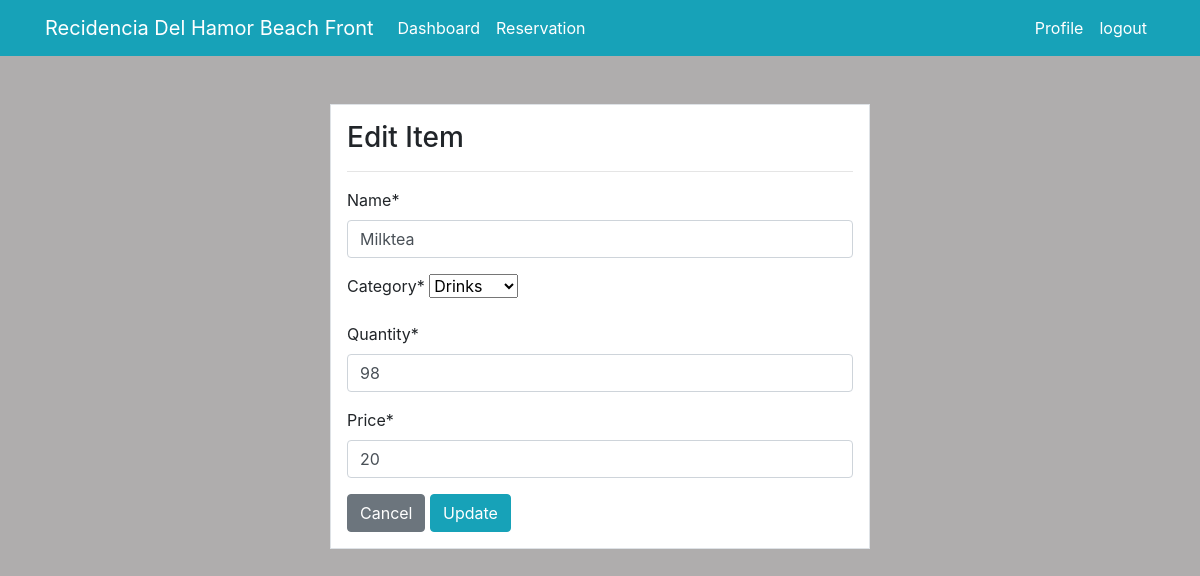
The page /product/update/25/ (signed in) on the database its author committed.
### dashboard/models.py (models this page shows, shortened)
class Product(models.Model):
    name = models.CharField(max_length=100, null=True)
    category = models.CharField(max_length=20, choices=CATEGORY, null=True)
    quantity = models.PositiveIntegerField(null=True)
    price = models.IntegerField(null=True)
    class Meta:
        verbose_name_plural = 'Products'

### dashboard/views.py (the view)
# urls.py: path('product/update/<int:pk>/', views.product_update, name="dashboard-product-update"),
@login_required
def product_update(request, pk):
    item = Product.objects.get(id=pk)
    if request.method == 'POST':
        form = ProductForm(request.POST, instance=item)
        if form.is_valid():
            form.save()
        return redirect('dashboard-product')
    else:
        form = ProductForm(instance=item)
    context = {
        'form': form,
    }
    return render(request, 'dashboard/product_update.html', context)

### dashboard/forms.py
class ProductForm(forms.ModelForm):
    class Meta:
        model = Product
        fields = ['name', 'category', 'quantity', 'price']

### templates/dashboard/product_update.html (shortened to what this page needs)
{% extends 'partials/base.html' %}
{% load crispy_forms_tags %}
{% block content %}
    <div class="container">
        <div class="row mt-5">
            <div class="col-md-6 offset-md-3">
                <div class="border bg-white p-3">
                    <h3>Edit Item</h3>
                    <hr>
                    <form method="POST">
                        {{ form|crispy }}
                        <a class="btn btn-secondary" href="{% url 'dashboard-product' %}">Cancel</a>
                        <input class="btn btn-info" type="submit" value="Update">
                    </form>
                </div>
            </div>
        </div>
    </div>
{% endblock %}

### static/style.css (style rules this page uses)
body { background: rgb(175, 173, 173); }

### rows shown on the page
Product: name "Milktea", category "Drinks", quantity "98", price "20"
